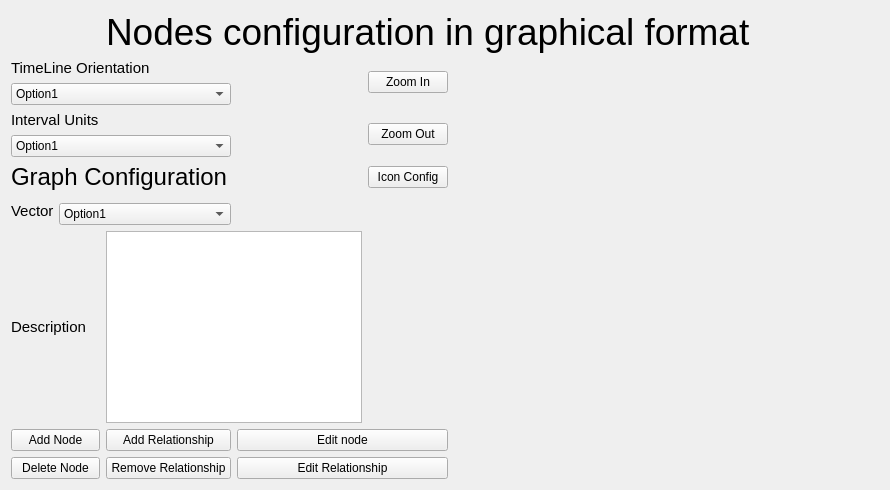
      <widget class="QWidget" name="tab_7">
       <attribute name="title">
        <string>Graph View</string>
       </attribute>
       <layout class="QGridLayout" name="gridLayout_3">
        <item row="0" column="2" colspan="4">
         <widget class="QLabel" name="EventTitlelabel_2">
          <property name="font">
           <font>
            <pointsize>28</pointsize>
           </font>
          </property>
          <property name="text">
           <string>Nodes configuration in graphical format</string>
          </property>
         </widget>
        </item>
        <item row="1" column="0" colspan="3">
         <widget class="QLabel" name="EventNamelabel_2">
          <property name="font">
           <font>
            <pointsize>11</pointsize>
           </font>
          </property>
          <property name="text">
           <string>TimeLine Orientation</string>
          </property>
         </widget>
        </item>
        <item row="1" column="4" rowspan="2">
         <widget class="QPushButton" name="pushButton_3">
          <property name="text">
           <string>Zoom In</string>
          </property>
         </widget>
        </item>
        <item row="1" column="5" rowspan="8">
         <widget class="QLabel" name="label_7">
          <property name="sizePolicy">
           <sizepolicy hsizetype="Preferred" vsizetype="Preferred">
            <horstretch>2</horstretch>
            <verstretch>0</verstretch>
           </sizepolicy>
          </property>
          <property name="text">
           <string>&lt;html&gt;&lt;head/&gt;&lt;body&gt;&lt;p&gt;&lt;img src=&quot;:/graph/graph.png&quot;/&gt;&lt;/p&gt;&lt;/body&gt;&lt;/html&gt;</string>
          </property>
          <property name="scaledContents">
           <bool>false</bool>
          </property>
          <property name="alignment">
           <set>Qt::AlignCenter</set>
          </property>
         </widget>
        </item>
        <item row="2" column="0" colspan="3">
         <widget class="QComboBox" name="TimeLine">
          <item>
           <property name="text">
            <string>Option1</string>
           </property>
          </item>
          <item>
           <property name="text">
            <string>Option 2</string>
           </property>
          </item>
         </widget>
        </item>
        <item row="3" column="0" colspan="3">
         <widget class="QLabel" name="EventNamelabel_3">
          <property name="font">
           <font>
            <pointsize>11</pointsize>
           </font>
          </property>
          <property name="text">
           <string>Interval Units</string>
          </property>
         </widget>
        </item>
        <item row="3" column="4" rowspan="2">
         <widget class="QPushButton" name="pushButton_4">
          <property name="text">
           <string>Zoom Out</string>
          </property>
         </widget>
        </item>
        <item row="4" column="0" colspan="3">
         <widget class="QComboBox" name="TimeLine_2">
          <item>
           <property name="text">
            <string>Option1</string>
           </property>
          </item>
          <item>
           <property name="text">
            <string>Option 2</string>
           </property>
          </item>
         </widget>
        </item>
        <item row="5" column="0" colspan="3">
         <widget class="QLabel" name="EventTitlelabel_3">
          <property name="font">
           <font>
            <pointsize>18</pointsize>
           </font>
          </property>
          <property name="text">
           <string>Graph Configuration</string>
          </property>
         </widget>
        </item>
        <item row="6" column="0" rowspan="2" colspan="3">
         <widget class="QLabel" name="EventNamelabel_4">
          <property name="font">
           <font>
            <pointsize>11</pointsize>
           </font>
          </property>
          <property name="text">
           <string>Vector</string>
          </property>
         </widget>
        </item>
        <item row="7" column="1" colspan="2">
         <widget class="QComboBox" name="TimeLine_3">
          <item>
           <property name="text">
            <string>Option1</string>
           </property>
          </item>
          <item>
           <property name="text">
            <string>Option 2</string>
           </property>
          </item>
         </widget>
        </item>
        <item row="8" column="0" colspan="2">
         <widget class="QLabel" name="EventNamelabel_5">
          <property name="font">
           <font>
            <pointsize>11</pointsize>
           </font>
          </property>
          <property name="text">
           <string>Description</string>
          </property>
         </widget>
        </item>
        <item row="8" column="2" colspan="2">
         <widget class="QPlainTextEdit" name="plainTextEdit"/>
        </item>
        <item row="9" column="0" colspan="2">
         <widget class="QPushButton" name="pushButton_5">
          <property name="text">
           <string>Add Node</string>
          </property>
         </widget>
        </item>
        <item row="9" column="2">
         <widget class="QPushButton" name="pushButton_7">
          <property name="text">
           <string>Add Relationship</string>
          </property>
         </widget>
        </item>
        <item row="9" column="3" colspan="2">
         <widget class="QPushButton" name="pushButton_10">
          <property name="text">
           <string>Edit node</string>
          </property>
         </widget>
        </item>
        <item row="10" column="0" colspan="2">
         <widget class="QPushButton" name="pushButton_8">
          <property name="text">
           <string>Delete Node</string>
          </property>
         </widget>
        </item>
        <item row="10" column="2">
         <widget class="QPushButton" name="pushButton_9">
          <property name="text">
           <string>Remove Relationship</string>
          </property>
         </widget>
        </item>
        <item row="10" column="3" colspan="2">
         <widget class="QPushButton" name="pushButton_11">
          <property name="text">
           <string>Edit Relationship</string>
          </property>
         </widget>
        </item>
        <item row="5" column="4">
         <widget class="QPushButton" name="pushButton_12">
          <property name="text">
           <string>Icon Config</string>
          </property>
         </widget>
        </item>
       </layout>
      </widget>
